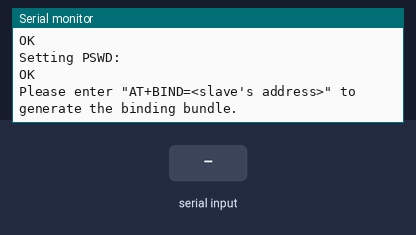
The sketch below on a simulated Arduino Uno, built with avr-gcc and run on an emulated ATmega328P. Shown: the last lines printed to the serial monitor. The inputs (shaded band) are chosen by the test bench. The modem accepts every AT command (registered, SIM ready, sends succeed) and sends nothing else.

Above: at 4.2 s.
4.3 s: "1" received over the second serial link
At 5.5 s:
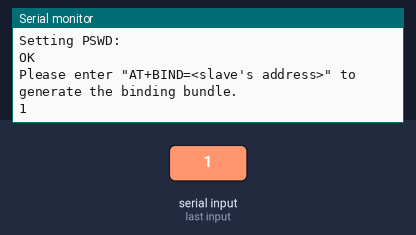
5.8 s: "0" received over the second serial link
At 6.6 s:
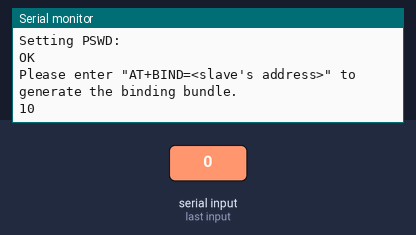

Measured:
- after the input at 4.3 s, the serial monitor: prints a new line at once (image 1)
- after the input at 5.8 s, the serial monitor: prints a new line at once (image 2)

The sketch:

BT_ATC_Setting_master.ino
```cpp
#include <SoftwareSerial.h>
//#include <Serial.h>
SoftwareSerial mySerial(10, 11);  //RX | TX
void WaitForResponse(){
  delay(500);
  if (mySerial.available()){
    while (mySerial.available()){
      Serial.write(mySerial.read());
    }
  }
}
void setAT(){
      Serial.println("Setting UART:");
      mySerial.write("AT+UART=38400,0,0\r\n");
      WaitForResponse();
      Serial.println("Setting CMODE:");
      mySerial.write("AT+CMODE=0\r\n");
      WaitForResponse();
      Serial.println("Setting ROLE:");
      mySerial.write("AT+ROLE=1\r\n");
      WaitForResponse();
      Serial.println("Setting PSWD:");
      mySerial.write("AT+PSWD=1234\r\n");
      WaitForResponse();
      Serial.println("Please enter \"AT+BIND=<slave's address>\" to generate the binding bundle.");
}
void setup(){
  digitalWrite(9, HIGH);
  Serial.begin(9600);
  Serial.println("Enter AT Command:");
  mySerial.begin(38400);
  delay(1000);
  setAT();
}

void loop(){
  static int steps = 0;
  if (mySerial.available()){
    while (mySerial.available()){
      Serial.write(mySerial.read());
    }
  }
  if (Serial.available()){
    mySerial.write(Serial.read());
  }
}
```
